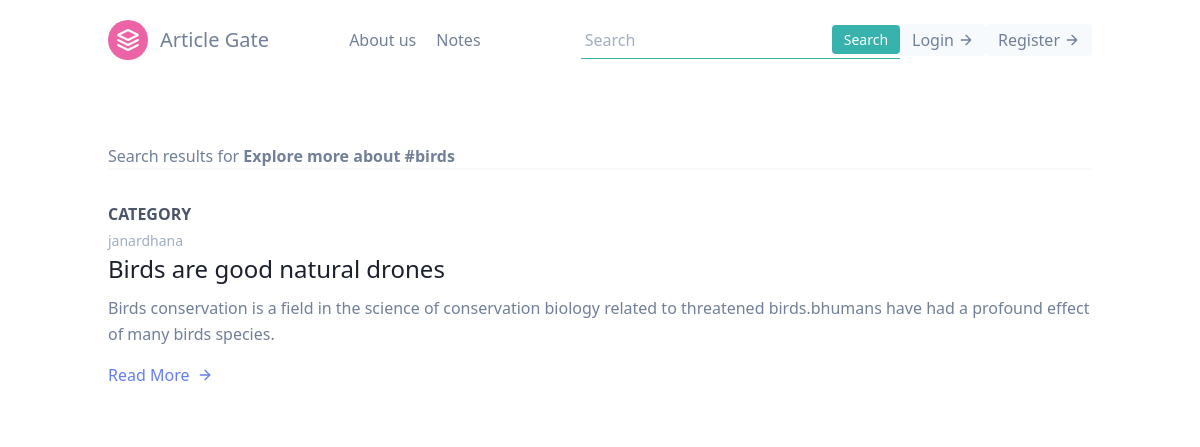
Screenshot of /article/tag/birds with the database file from the repository.
### article/models.py (models this page shows, shortened)
class Post(models.Model):
    title = models.CharField(max_length=50)
    about = models.CharField(default="",max_length=200)
    content = RichTextField(blank=True, null=True)
    author = models.ForeignKey(User, on_delete=models.CASCADE, blank=True, null=True)
    date_posted = models.DateTimeField(default=timezone.now)
    likes = models.IntegerField(default=0)
    views = models.IntegerField(default=0)
    tags  = models.CharField(default="",max_length=150)

### article/views.py (the view)
# urls.py: path('article/tag/<str:tagname>',views.tagName,name='tagName'),
def tagName(request, tagname):
    list_tag_obj = []
    objs = Post.objects.all()
    for obj in objs:
        if obj.tags == tagname:
            list_tag_obj.append(obj)
    context = {
        'list_tag_obj':list_tag_obj,
        'tagname':tagname
    }
    return render(request, 'article/tag_search.html', context)

### article/templates/article/tag_search.html (shortened to what this page needs)
<!DOCTYPE html>
<html lang="en">
<head>
  <link href="https://unpkg.com/tailwindcss@^1.0/dist/tailwind.min.css" rel="stylesheet">
</head>
<body>
  <header class="text-gray-600 body-font">
    <div class="container mx-auto flex flex-wrap p-5 flex-col md:flex-row items-center">
      <a class="flex title-font font-medium items-center text-gray-900 mb-4 md:mb-0">
        <svg xmlns="http://www.w3.org/2000/svg" fill="none" stroke="currentColor" stroke-linecap="round"
          stroke-linejoin="round" stroke-width="2" class="w-10 h-10 text-white p-2 bg-pink-500 rounded-full"
          viewBox="0 0 24 24">
          <path d="M12 2L2 7l10 5 10-5-10-5zM2 17l10 5 10-5M2 12l10 5 10-5"></path>
        </svg>
        <a href="{% url 'article:article-home' %}"> <span class="ml-3 text-xl">Article Gate</span></a>
      </a>
      <nav class="md:ml-auto md:mr-auto flex flex-wrap items-center text-base justify-center">
        <a class="mr-5 hover:text-gray-900">About us</a>
        <a class="mr-5 hover:text-gray-900">Notes </a>
      </nav>
      <form method="get" action="/article/search">
        <div class="flex items-center border-b border-teal-500 py-1">
          <input
            class="appearance-none bg-transparent border-none w-full text-gray-700 mr-3 py-0 px-1 leading-tight focus:outline-none"
            type="text" placeholder="Search" aria-label="Full name" name="query" id="query">
          <button
            class="flex-shrink-0 bg-teal-500 hover:bg-teal-700 border-teal-500 hover:border-teal-700 text-sm border-4 text-white py-0 px-2 rounded"
            type="submit">
            Search
          </button>
        </div>
      </form>
      {% if user.is_authenticated %}
      <button
        class="inline-flex items-center bg-gray-100 border-0 py-1 px-3 focus:outline-none hover:bg-gray-200 rounded text-base mt-4 md:mt-0">
        <a href="{% url 'article:addArticle' %}">Create Post</a>
      </button>
      <button
        class="inline-flex items-center bg-gray-100 border-0 py-1 px-3 focus:outline-none hover:bg-gray-200 rounded text-base mt-4 md:mt-0">
        <a href="{% url 'profileView' %}">{{ user.username }}</a>
      </button>
      <button
        class="inline-flex items-center bg-gray-100 border-0 py-1 px-3 focus:outline-none hover:bg-gray-200 rounded text-base mt-4 md:mt-0">
        <a href="{% url 'login' %}">Logout</a>
        <svg fill="none" stroke="currentColor" stroke-linecap="round" stroke-linejoin="round" stroke-width="2"
          class="w-4 h-4 ml-1" viewBox="0 0 24 24">
          <path d="M5 12h14M12 5l7 7-7 7"></path>
        </svg>
      </button>
      {% else %}
      <button
        class="inline-flex items-center bg-gray-100 border-0 py-1 px-3 focus:outline-none hover:bg-gray-200 rounded text-base mt-4 md:mt-0">
        <a href="{% url 'login' %}">Login</a>
        <svg fill="none" stroke="currentColor" stroke-linecap="round" stroke-linejoin="round" stroke-width="2"
          class="w-4 h-4 ml-1" viewBox="0 0 24 24">
          <path d="M5 12h14M12 5l7 7-7 7"></path>
        </svg>
      </button>
      <button
        class="inline-flex items-center bg-gray-100 border-0 py-1 px-3 focus:outline-none hover:bg-gray-200 rounded text-base mt-4 md:mt-0">
        <a href="{% url 'signUp' %}">Register</a>
        <svg fill="none" stroke="currentColor" stroke-linecap="round" stroke-linejoin="round" stroke-width="2"
          class="w-4 h-4 ml-1" viewBox="0 0 24 24">
          <path d="M5 12h14M12 5l7 7-7 7"></path>
        </svg>
      </button>
      {% endif %}
    </div>
  </header>
  <section class="text-gray-600 body-font overflow-hidden">
    <div class="container px-5 py-24 mx-auto">
      <div class="-my-8 divide-y-2 divide-gray-100">
        <h3>Search results for <span style="font-weight: bold;"> Explore more about #{{ tagname }} </span></h3>
          {% for post in list_tag_obj %}
          <div class="py-8 flex flex-wrap md:flex-nowrap">
            <div class="md:w-64 md:mb-0 mb-6 flex-shrink-0 flex flex-col">
              <span class="font-semibold title-font text-gray-700">CATEGORY</span>
              <span class="mt-1 text-gray-500 text-sm">{{ post.author }}</span>
            </div>
            <div class="md:flex-grow">
              <h2 class="text-2xl font-medium text-gray-900 title-font mb-2"><a
                  href="{% url 'article:fullArticle' post.title post.id %}"> {{ post.title }}</a></h2>
              <p class="leading-relaxed">{{ post.about|safe }}</p>
              <a class="text-indigo-500 inline-flex items-center mt-4"
                href="{% url 'article:fullArticle' post.title post.id %}">Read More
                <svg class="w-4 h-4 ml-2" viewBox="0 0 24 24" stroke="currentColor" stroke-width="2" fill="none"
                  stroke-linecap="round" stroke-linejoin="round">
                  <path d="M5 12h14"></path>
                  <path d="M12 5l7 7-7 7"></path>
                </svg>
              </a>
            </div>
          </div>
          {% endfor %}
      </div>
    </div>
  </section>
</body>
</html>

### rows the page displays
Post: tags "birds", author "janardhana", title "Birds are good natural drones", about "Birds conservation is a field in the science of conservation biology related to threatened birds.bhumans have had a profound effect of many birds species."
